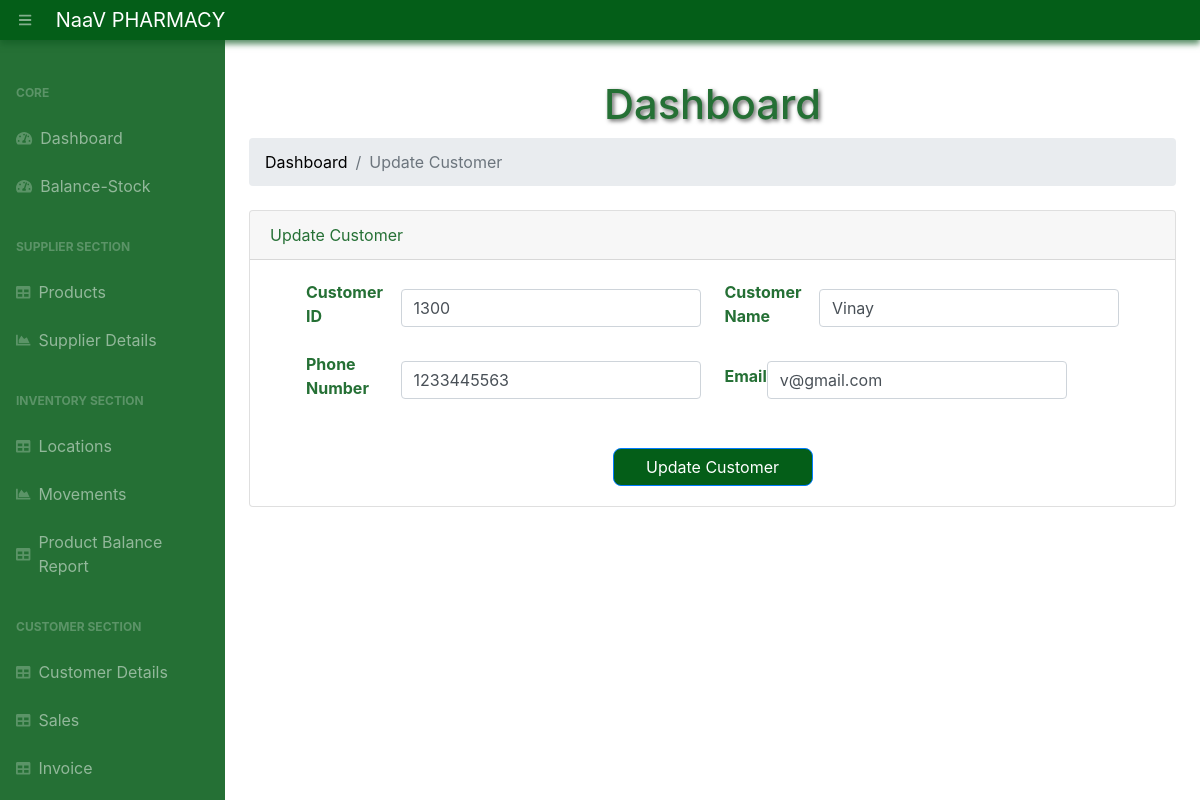
The app's page /update-customer/1 with its own data.
### app.py (models this page shows, shortened)
class Customer(db.Model):
    __tablename__ = 'customers'
    id = db.Column(db.Integer, primary_key=True)
    customer_id = db.Column(db.String(100), nullable=False, unique=True)  # Add customer_id field
    name = db.Column(db.String(100), nullable=False)
    phone = db.Column(db.String(20), nullable=False)
    email = db.Column(db.String(100), nullable=False)
    date_created = db.Column(db.DateTime, default=datetime.utcnow)

### app.py (the view)
@app.route("/update-customer/<int:id>", methods=["POST", "GET"])
def updateCustomer(id):
    customer = Customer.query.get_or_404(id)
    if request.method == "POST":
        customer.customer_id = request.form["customer_id"]
        customer.name = request.form["name"]
        customer.phone = request.form["phone"]
        customer.email = request.form["email"]
        try:
            db.session.commit()
            return redirect("/customers/")
        except:
            return "There was an issue while updating the Customer"
    else:
        return render_template("update-customer.html", customer=customer)

### templates/update-customer.html (shortened to what this page needs)
{% extends 'base.html' %}
{% block content %}
<main>
    <div class="container-fluid">
        <h1 class="mt-4">Dashboard</h1>
        <ol class="breadcrumb mb-4">
            <li class="breadcrumb-item"><a href="/">Dashboard</a></li>
            <li class="breadcrumb-item active">Update Customer</li>
        </ol>
        <div class="card mb-4">
            <div class="card-header">Update Customer</div>
            <div class="card-body">
                <form action="/update-customer/{{customer.id}}" method="POST">
                    <div class="container">
                        <div class="d-flex flex-wrap">
                            <div class="col-md-6 mb-3 d-flex align-items-center">
                                <label for="customer_id"><b>Customer ID</b></label>
                                <input class="form-control" value="{{customer.customer_id}}" name="customer_id" id="customer_id" type="text" placeholder="Enter Customer ID" required />
                            </div>
                            <div class="col-md-6 mb-3 d-flex align-items-center">
                                <label for="name"><b>Customer Name</b></label>
                                <input class="form-control" value="{{customer.name}}" name="name" id="name" type="text" placeholder="Enter Customer Name" required />
                            </div>
                            <div class="col-md-6 mb-3 d-flex align-items-center">
                                <label for="phone"><b>Phone Number</b></label>
                                <input class="form-control" value="{{customer.phone}}" name="phone" id="phone" type="text" placeholder="Enter Phone Number" required />
                            </div>
                            <div class="col-md-6 mb-3 d-flex align-items-center">
                                <label for="email"><b>Email</b></label>
                                <input class="form-control" value="{{customer.email}}" name="email" id="email" type="email" placeholder="Enter Email" required />
                            </div>
                        </div>
                    </div>
                    <div class="form-group mt-4 mb-0">
                        <input type="submit" class="btn btn-primary btn-block" value="Update Customer" class="btn btn-primary">
                    </div>
                </form>
            </div>
        </div>
    </div>
</main>
{% endblock %}

### records on screen
Customer: customer_id "1300", name "Vinay", phone "1233445563", email "v@gmail.com"
